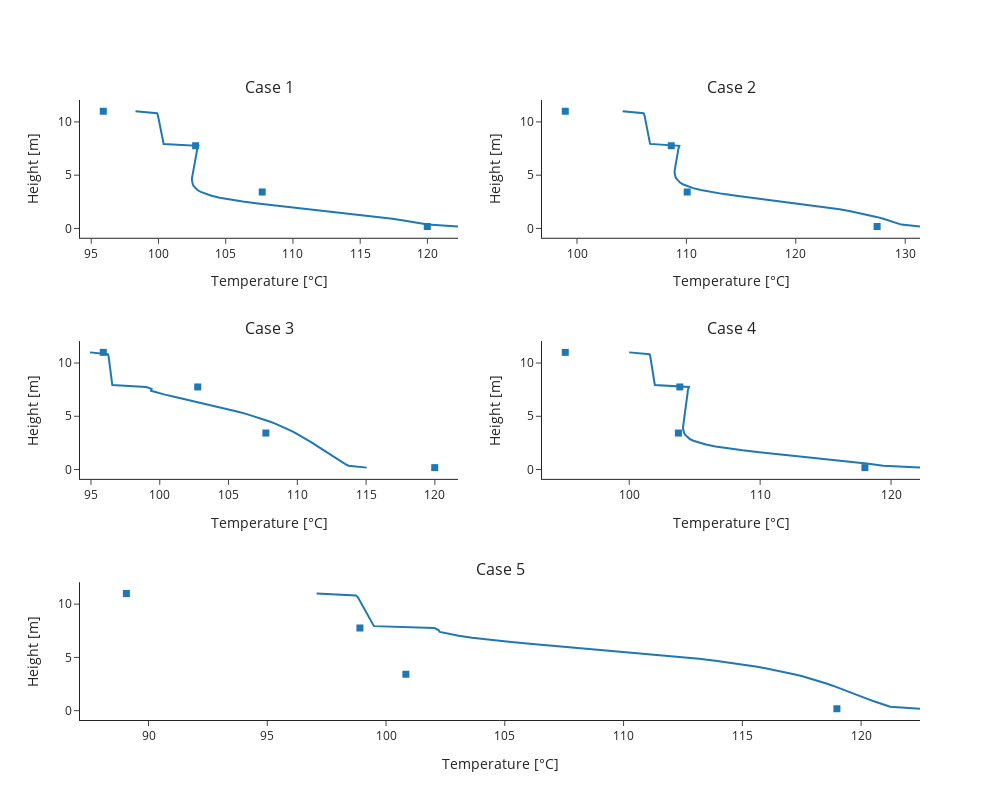

This figure's notebook cell:
### Markdown cell above
## Legacy

### Code cell
fig = make_subplots(rows=3, cols=2,
                    specs=[[{}, {}],
                           [{}, {}],
                           [{"colspan": 2}, None]],
                    subplot_titles=('Case 1',  'Case 2', 'Case 3', 'Case 4', 'Case 5'))

make_sub(height, aspen1, case1, 1, 1)
make_sub(height, aspen2, case2, 1, 2)
make_sub(height, aspen3, case3, 2, 1)
make_sub(height, aspen4, case4, 2, 2)
make_sub(height, aspen5, case5, 3, 1)

fig['layout']['xaxis']['title']='Temperature [°C]'
fig['layout']['xaxis2']['title']='Temperature [°C]'
fig['layout']['xaxis3']['title']='Temperature [°C]'
fig['layout']['xaxis4']['title']='Temperature [°C]'
fig['layout']['xaxis5']['title']='Temperature [°C]'

fig['layout']['yaxis']['title']='Height [m]'
fig['layout']['yaxis2']['title']='Height [m]'
fig['layout']['yaxis3']['title']='Height [m]'
fig['layout']['yaxis4']['title']='Height [m]'
fig['layout']['yaxis5']['title']='Height [m]'

fig.update_layout(height=800, width=1000, showlegend=False, template="simple_white")
fig.show()

### Figure 1 — Plotly figure (JSON) as saved in the notebook; plotly's stock layout.template omitted (floating-point values rounded to 4 significant figures)
{"data": [{"line": {"color": "rgb(31, 119, 180)", "width": 2}, "type": "scatter", "x": [98.29, 99.89, 99.95, 99.98, 100.0, 100.0, 100.1, 100.1, 100.1, 100.1, 100.2, 100.2, 100.2, 100.3, 100.3, 100.3, 100.3, 100.4, 103.0, 102.9, 102.9, 102.8, 102.8, 102.8, 102.8, 102.7, 102.7, 102.7, 102.6, 102.6, 102.6, 102.5, 102.5, 102.5, 102.5, 102.5, 102.5, 102.5, 102.6, 102.6, 102.7, 102.9, 103.1, 103.5, 103.9, 104.6, 105.3, 106.3, 107.4, 108.6, 110.0, 111.4, 112.7, 114.0, 115.2, 116.4, 117.4, 118.3, 119.2, 120.0, 122.3], "xaxis": "x", "y": [11, 10.82, 10.64, 10.46, 10.28, 10.1, 9.918, 9.738, 9.557, 9.377, 9.197, 9.016, 8.836, 8.656, 8.475, 8.295, 8.115, 7.934, 7.754, 7.574, 7.393, 7.213, 7.033, 6.852, 6.672, 6.492, 6.311, 6.131, 5.951, 5.77, 5.59, 5.41, 5.23, 5.049, 4.869, 4.689, 4.508, 4.328, 4.148, 3.967, 3.787, 3.607, 3.426, 3.246, 3.066, 2.885, 2.705, 2.525, 2.344, 2.164, 1.984, 1.803, 1.623, 1.443, 1.262, 1.082, 0.9016, 0.7213, 0.541, 0.3607, 0.1803], "yaxis": "y"}, {"marker": {"color": "rgb(31, 119, 180)", "size": 7, "symbol": "square"}, "mode": "markers", "type": "scatter", "x": [95.89, 102.8, 107.7, 120.0], "xaxis": "x", "y": [11, 7.754, 3.426, 0.1803], "yaxis": "y"}, {"line": {"color": "rgb(31, 119, 180)", "width": 2}, "type": "scatter", "x": [104.2, 106.1, 106.2, 106.2, 106.2, 106.3, 106.3, 106.3, 106.4, 106.4, 106.4, 106.5, 106.5, 106.5, 106.6, 106.6, 106.6, 106.7, 109.4, 109.3, 109.2, 109.2, 109.2, 109.2, 109.1, 109.1, 109.0, 109.0, 109.0, 109.0, 108.9, 108.9, 108.9, 108.9, 109.0, 109.1, 109.2, 109.4, 109.7, 110.1, 110.6, 111.3, 112.2, 113.3, 114.6, 115.9, 117.4, 118.9, 120.3, 121.7, 122.9, 124.0, 125.0, 125.9, 126.7, 127.4, 128.0, 128.6, 129.1, 129.7, 131.4], "xaxis": "x2", "y": [11, 10.82, 10.64, 10.46, 10.28, 10.1, 9.918, 9.738, 9.557, 9.377, 9.197, 9.016, 8.836, 8.656, 8.475, 8.295, 8.115, 7.934, 7.754, 7.574, 7.393, 7.213, 7.033, 6.852, 6.672, 6.492, 6.311, 6.131, 5.951, 5.77, 5.59, 5.41, 5.23, 5.049, 4.869, 4.689, 4.508, 4.328, 4.148, 3.967, 3.787, 3.607, 3.426, 3.246, 3.066, 2.885, 2.705, 2.525, 2.344, 2.164, 1.984, 1.803, 1.623, 1.443, 1.262, 1.082, 0.9016, 0.7213, 0.541, 0.3607, 0.1803], "yaxis": "y2"}, {"marker": {"color": "rgb(31, 119, 180)", "size": 7, "symbol": "square"}, "mode": "markers", "type": "scatter", "x": [98.93, 108.6, 110.1, 127.4], "xaxis": "x2", "y": [11, 7.754, 3.426, 0.1803], "yaxis": "y2"}, {"line": {"color": "rgb(31, 119, 180)", "width": 2}, "type": "scatter", "x": [94.93, 96.23, 96.28, 96.3, 96.31, 96.33, 96.35, 96.36, 96.38, 96.4, 96.41, 96.43, 96.45, 96.46, 96.48, 96.5, 96.52, 96.55, 99.01, 99.41, 99.36, 99.81, 100.4, 101.0, 101.6, 102.2, 102.9, 103.5, 104.1, 104.7, 105.2, 105.8, 106.3, 106.7, 107.2, 107.6, 108.0, 108.3, 108.7, 109.0, 109.3, 109.6, 109.9, 110.1, 110.4, 110.6, 110.8, 111.1, 111.3, 111.5, 111.7, 111.9, 112.1, 112.3, 112.5, 112.8, 113.0, 113.2, 113.5, 113.7, 115.0], "xaxis": "x3", "y": [11, 10.82, 10.64, 10.46, 10.28, 10.1, 9.918, 9.738, 9.557, 9.377, 9.197, 9.016, 8.836, 8.656, 8.475, 8.295, 8.115, 7.934, 7.754, 7.574, 7.393, 7.213, 7.033, 6.852, 6.672, 6.492, 6.311, 6.131, 5.951, 5.77, 5.59, 5.41, 5.23, 5.049, 4.869, 4.689, 4.508, 4.328, 4.148, 3.967, 3.787, 3.607, 3.426, 3.246, 3.066, 2.885, 2.705, 2.525, 2.344, 2.164, 1.984, 1.803, 1.623, 1.443, 1.262, 1.082, 0.9016, 0.7213, 0.541, 0.3607, 0.1803], "yaxis": "y3"}, {"marker": {"color": "rgb(31, 119, 180)", "size": 7, "symbol": "square"}, "mode": "markers", "type": "scatter", "x": [95.89, 102.8, 107.7, 120.0], "xaxis": "x3", "y": [11, 7.754, 3.426, 0.1803], "yaxis": "y3"}, {"line": {"color": "rgb(31, 119, 180)", "width": 2}, "type": "scatter", "x": [100.0, 101.5, 101.6, 101.6, 101.7, 101.7, 101.7, 101.7, 101.7, 101.8, 101.8, 101.8, 101.8, 101.8, 101.9, 101.9, 101.9, 102.0, 104.6, 104.5, 104.5, 104.5, 104.4, 104.4, 104.4, 104.4, 104.3, 104.3, 104.3, 104.3, 104.3, 104.2, 104.2, 104.2, 104.2, 104.1, 104.1, 104.1, 104.1, 104.1, 104.1, 104.1, 104.2, 104.3, 104.4, 104.6, 104.9, 105.3, 105.9, 106.6, 107.5, 108.7, 110.0, 111.4, 112.8, 114.3, 115.7, 117.1, 118.3, 119.4, 122.2], "xaxis": "x4", "y": [11, 10.82, 10.64, 10.46, 10.28, 10.1, 9.918, 9.738, 9.557, 9.377, 9.197, 9.016, 8.836, 8.656, 8.475, 8.295, 8.115, 7.934, 7.754, 7.574, 7.393, 7.213, 7.033, 6.852, 6.672, 6.492, 6.311, 6.131, 5.951, 5.77, 5.59, 5.41, 5.23, 5.049, 4.869, 4.689, 4.508, 4.328, 4.148, 3.967, 3.787, 3.607, 3.426, 3.246, 3.066, 2.885, 2.705, 2.525, 2.344, 2.164, 1.984, 1.803, 1.623, 1.443, 1.262, 1.082, 0.9016, 0.7213, 0.541, 0.3607, 0.1803], "yaxis": "y4"}, {"marker": {"color": "rgb(31, 119, 180)", "size": 7, "symbol": "square"}, "mode": "markers", "type": "scatter", "x": [95.12, 103.9, 103.8, 118.0], "xaxis": "x4", "y": [11, 7.754, 3.426, 0.1803], "yaxis": "y4"}, {"line": {"color": "rgb(31, 119, 180)", "width": 2}, "type": "scatter", "x": [97.08, 98.73, 98.82, 98.86, 98.91, 98.95, 99.0, 99.04, 99.08, 99.13, 99.17, 99.21, 99.26, 99.3, 99.34, 99.38, 99.43, 99.49, 102.0, 102.2, 102.3, 102.6, 103.1, 103.6, 104.3, 105.1, 105.9, 106.9, 107.8, 108.8, 109.8, 110.7, 111.6, 112.4, 113.2, 113.9, 114.5, 115.1, 115.6, 116.0, 116.4, 116.8, 117.2, 117.5, 117.8, 118.1, 118.3, 118.6, 118.8, 119.0, 119.2, 119.5, 119.7, 119.9, 120.1, 120.3, 120.5, 120.7, 121.0, 121.2, 122.5], "xaxis": "x5", "y": [11, 10.82, 10.64, 10.46, 10.28, 10.1, 9.918, 9.738, 9.557, 9.377, 9.197, 9.016, 8.836, 8.656, 8.475, 8.295, 8.115, 7.934, 7.754, 7.574, 7.393, 7.213, 7.033, 6.852, 6.672, 6.492, 6.311, 6.131, 5.951, 5.77, 5.59, 5.41, 5.23, 5.049, 4.869, 4.689, 4.508, 4.328, 4.148, 3.967, 3.787, 3.607, 3.426, 3.246, 3.066, 2.885, 2.705, 2.525, 2.344, 2.164, 1.984, 1.803, 1.623, 1.443, 1.262, 1.082, 0.9016, 0.7213, 0.541, 0.3607, 0.1803], "yaxis": "y5"}, {"marker": {"color": "rgb(31, 119, 180)", "size": 7, "symbol": "square"}, "mode": "markers", "type": "scatter", "x": [89.07, 98.9, 100.8, 119.0], "xaxis": "x5", "y": [11, 7.754, 3.426, 0.1803], "yaxis": "y5"}], "layout": {"annotations": [{"font": {"size": 16}, "showarrow": false, "text": "Case 1", "x": 0.225, "xanchor": "center", "xref": "paper", "y": 1, "yanchor": "bottom", "yref": "paper"}, {"font": {"size": 16}, "showarrow": false, "text": "Case 2", "x": 0.775, "xanchor": "center", "xref": "paper", "y": 1, "yanchor": "bottom", "yref": "paper"}, {"font": {"size": 16}, "showarrow": false, "text": "Case 3", "x": 0.225, "xanchor": "center", "xref": "paper", "y": 0.6111, "yanchor": "bottom", "yref": "paper"}, {"font": {"size": 16}, "showarrow": false, "text": "Case 4", "x": 0.775, "xanchor": "center", "xref": "paper", "y": 0.6111, "yanchor": "bottom", "yref": "paper"}, {"font": {"size": 16}, "showarrow": false, "text": "Case 5", "x": 0.5, "xanchor": "center", "xref": "paper", "y": 0.2222, "yanchor": "bottom", "yref": "paper"}], "height": 800, "showlegend": false, "width": 1000, "xaxis": {"anchor": "y", "domain": [0, 0.45], "title": {"text": "Temperature [°C]"}}, "xaxis2": {"anchor": "y2", "domain": [0.55, 1], "title": {"text": "Temperature [°C]"}}, "xaxis3": {"anchor": "y3", "domain": [0, 0.45], "title": {"text": "Temperature [°C]"}}, "xaxis4": {"anchor": "y4", "domain": [0.55, 1], "title": {"text": "Temperature [°C]"}}, "xaxis5": {"anchor": "y5", "domain": [0, 1], "title": {"text": "Temperature [°C]"}}, "yaxis": {"anchor": "x", "domain": [0.7778, 1], "title": {"text": "Height [m]"}}, "yaxis2": {"anchor": "x2", "domain": [0.7778, 1], "title": {"text": "Height [m]"}}, "yaxis3": {"anchor": "x3", "domain": [0.3889, 0.6111], "title": {"text": "Height [m]"}}, "yaxis4": {"anchor": "x4", "domain": [0.3889, 0.6111], "title": {"text": "Height [m]"}}, "yaxis5": {"anchor": "x5", "domain": [0, 0.2222], "title": {"text": "Height [m]"}}}}
